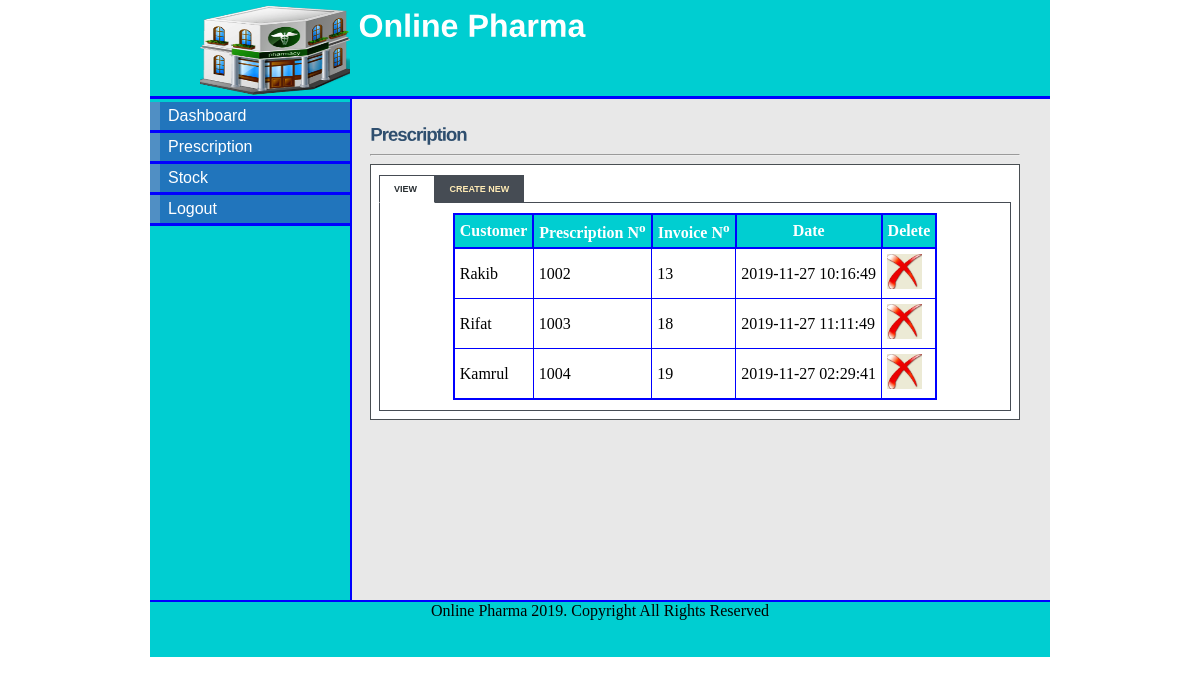
The app's page /prescription.php (signed in) with its own data.
### tables this page shows
CREATE TABLE IF NOT EXISTS `prescription` (
  `id` tinyint(5) NOT NULL AUTO_INCREMENT,
  `prescription_id` int(5) NOT NULL,
  `customer_id` int(11) NOT NULL,
  `customer_name` varchar(30) NOT NULL,
  `age` int(11) NOT NULL,
  `sex` varchar(6) NOT NULL,
  `postal_address` varchar(20) NOT NULL,
  `invoice_id` tinyint(5) NOT NULL,
  `phone` varchar(12) NOT NULL,
  `date` timestamp NOT NULL DEFAULT CURRENT_TIMESTAMP,
  PRIMARY KEY (`id`,`prescription_id`)
);

### prescription.php (the view, shortened to what this page needs)
<!DOCTYPE html>
<html>
<head>
<link rel="stylesheet" type="text/css" href="style/mystyle.css">
<link rel="stylesheet" href="style/style.css" type="text/css" media="screen" />
<link rel="stylesheet" href="style/table.css" type="text/css" media="screen" />
</head>
<body>
<div id="content">
<div id="header">
<h1><a href="#"><img src="images/hd_logo.jpg"></a> Online Pharma</h1></div>
<div id="left_column">
<div id="button">
		<ul>
			<li><a href="pharmacist.php">Dashboard</a></li>
			<li><a href="prescription.php">Prescription</a></li>
			<li><a href="stock_pharmacist.php">Stock</a></li>
			<li><a href="logout.php">Logout</a></li>
		</ul>
</div>
</div>
<div id="main">
<div id="tabbed_box" class="tabbed_box">
    <h4>Prescription</h4>
<hr/>
    <div class="tabbed_area">
        <ul class="tabs">
            <li><a href="javascript:tabSwitch('tab_1', 'content_1');" id="tab_1" class="active">View </a></li>
            <li><a href="javascript:tabSwitch('tab_2', 'content_2');" id="tab_2">Create New</a></li>
        </ul>
        <div id="content_1" class="content">
		<?php echo $message1;
       $result = mysql_query("SELECT * FROM prescription")or die(mysql_error());
        echo "<table border='1' cellpadding='5'align='center'>";
        echo "<tr> <th>Customer</th><th>Prescription N<sup>o</sup></th> <th>Invoice N<sup>o</sup></th><th>Date </th><th>Delete</th></tr>";
        while($row = mysql_fetch_array( $result )) {
                echo "<tr>";
                echo '<td>' . $row['customer_name'] . '</td>';
                echo '<td>' . $row['prescription_id'] . '</td>';
				echo '<td>' . $row['invoice_id'] . '</td>';
				echo '<td>' . $row['date'] . '</td>';
				?>
				<td><a href="delete_prescription.php?prescription_id=<?php echo $row['prescription_id']?>">
				<img src="images/delete-icon.jpg" width="35" height="35" border="0" /></a></td>
				<?php
		 }
        echo "</table>";
?>
        </div>
    </div>
</div>
</div>
<div id="footer" align="Center"> Online Pharma 2019. Copyright All Rights Reserved</div>
</div>
</body>
</html>

### style/mystyle.css (style rules this page uses)
body { margin-top: 0px; padding-top: 0px; }
#content { margin-left: auto; margin-right: auto; background: #E8E8E8; width: 900px; height: 600px; }
#header { width: 900px; height: 96px; background: #00CED1; border-bottom: solid 3px blue; }
#header h1 { margin: 0px; padding-top: 5px; margin-left: 50px; color: #fff; }
#header img { float:left; height: 90px; width: 150px; }
#left_column { clear: all; float: left; width: 200px; height: 501px; background: #00CED1; border-right:solid 2px blue; }
#main { clear: all; width: 780px; height: 470px; background: #E8E8E8; }
#button { width: 12.5em; padding: 0 0 1em 0; margin-top: 0.2em; margin-bottom: 1em; font-family: 'Trebuchet MS', 'Lucida Grande', Verdana, Arial, Sans-serif; background: #00CED1; color: #333; }
#button ul { list-style: none; margin: 0; padding: 0; border: none; }
#button li { border-bottom: 3px solid blue; margin: 0; list-style: none; list-style-image: none; }
#button li a { display: block; padding: 5px 5px 5px 0.5em; border-left: 10px solid #508fc4; border-right: 10px solid #2175bc; background-color: #2175bc; color: #fff; text-decoration: none; width: 100%; }
html>body #button li a { width: auto; }
#footer { width: 900px; height: 55px; background: #00CED1; clear: all; border-top: solid 2px blue; }

### style/style.css (style rules this page uses)
#tabbed_box { margin: 0px auto 0px 220px; width: 650px; }
.tabbed_box h4 { font-size: 18px; color:#2F4F6F; letter-spacing:-1px; margin-bottom:10px; }
.tabbed_area { border: 1px solid #494e52; background-color: #fff; padding: 8px; }
ul.tabs { margin: 0px; padding: 0px; margin-top: 5px; margin-bottom: 6px; }
ul.tabs li { list-style: none; display: inline; }
ul.tabs li a { background-color: #464c54; color: #ffebb5; padding: 8px 14px 8px 14px; text-decoration: none; font-size: 9px; font-family: Verdana, Arial, Helvetica, sans-serif; font-weight: bold; text-transform: uppercase; border: 1px solid #464c54; }
ul.tabs li a.active { background-color: #ffffff; color: #282e32; border: 1px solid #464c54; border-bottom: 1px solid #ffffff; }
.content { background-color: #ffffff; padding: 10px; border: 1px solid #464c54; }

### style/table.css (style rules this page uses)
table { border-collapse:collapse; }
table,th { border: 2px solid blue; }
th { background-color: #00CED1; color:white; }

### prescription.php (style rules this page uses)
#main { height: 477px; }

### records on screen
prescription: customer_name "Rakib", prescription "1002", invoice "13", date "2019-11-27 10:16:49"
prescription: customer_name "Rifat", prescription "1003", invoice "18", date "2019-11-27 11:11:49"
prescription: customer_name "Kamrul", prescription "1004", invoice "19", date "2019-11-27 02:29:41"
